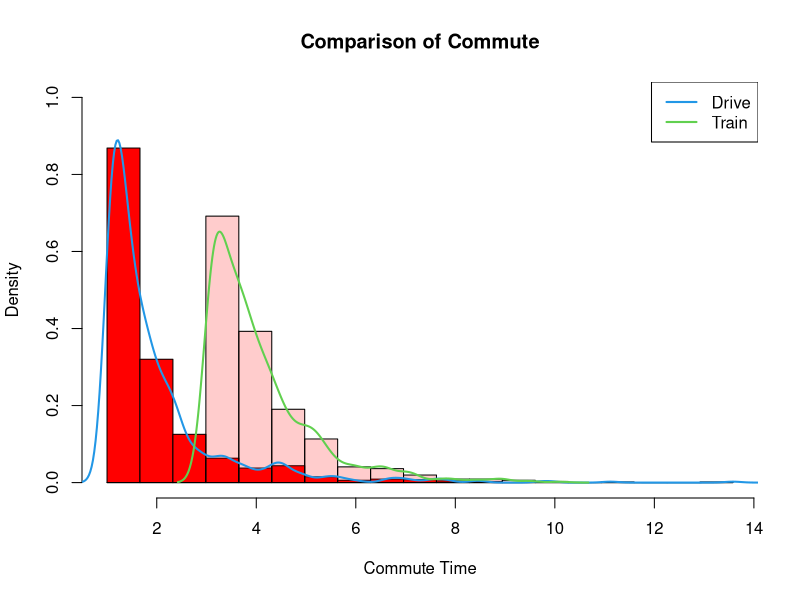

Generate this figure with R:
set.seed(0)
n <- 1000
R = c(0.5, 2)
prob <- c(0.7, 0.3)
rain <- sample(R, n, replace = TRUE, prob = prob)

comm_dr = rexp(n = n, rate = 1/rain) + 1
comm_tr = rexp(n = n, rate = 1) + 3

x.range = range(c(comm_dr, comm_tr))
breaks = seq(min(x.range), max(x.range), length = 20)

setwd("D:/Documents (Louis Booth)/R/graphics")
pdf("histograms with lines.pdf")

hist(comm_dr, breaks = breaks, probability = TRUE, xlim = x.range,
     col = "red", xlab = "Commute Time",
     main = "Comparison of Commute", ylim = c(0, 1))

hist(comm_tr, breaks=breaks, probability=TRUE, col=rgb(1,0,0,0.2), add=TRUE)

lines(density(comm_dr), lwd=2, col=4)
lines(density(comm_tr), lwd=2, col=3)
legend("topright", legend=c("Drive","Train"), lty=1, lwd=2, col=4:3)

dev.off()

mean((comm_dr - comm_tr) > 0)
var(comm_dr) - var(comm_tr)